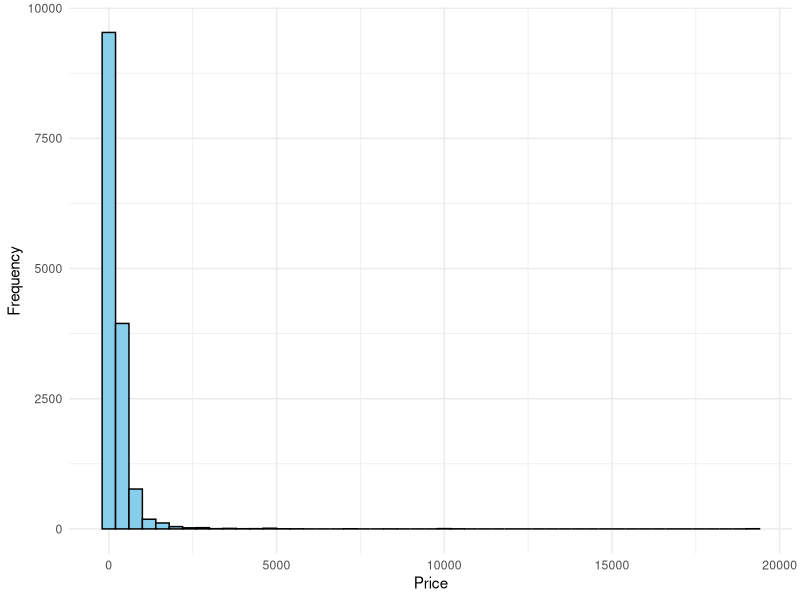
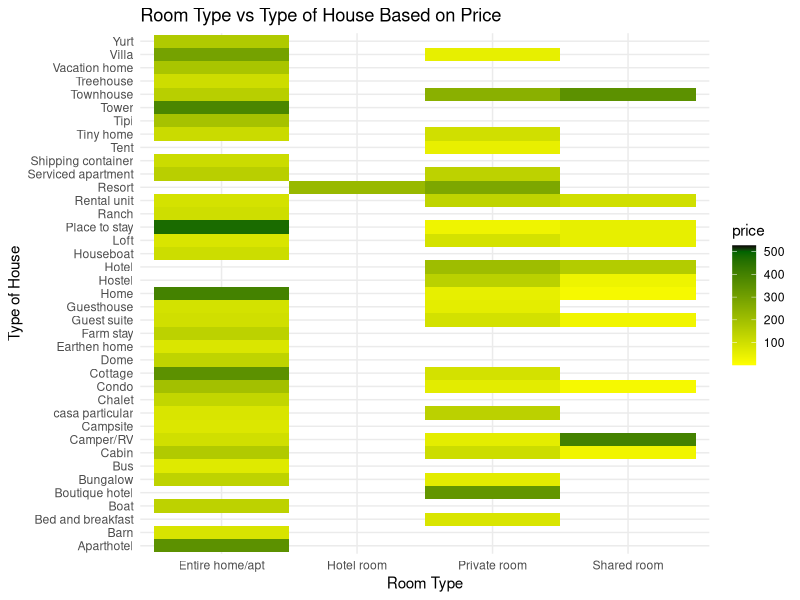
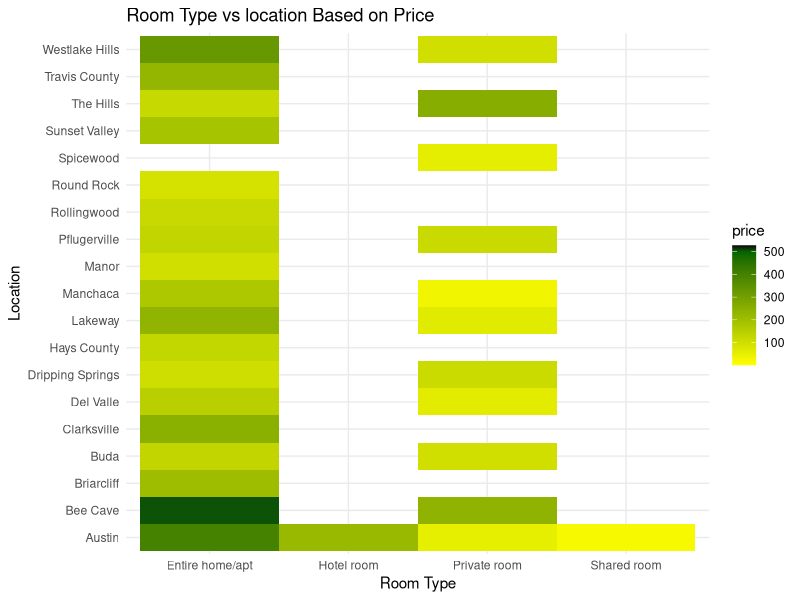
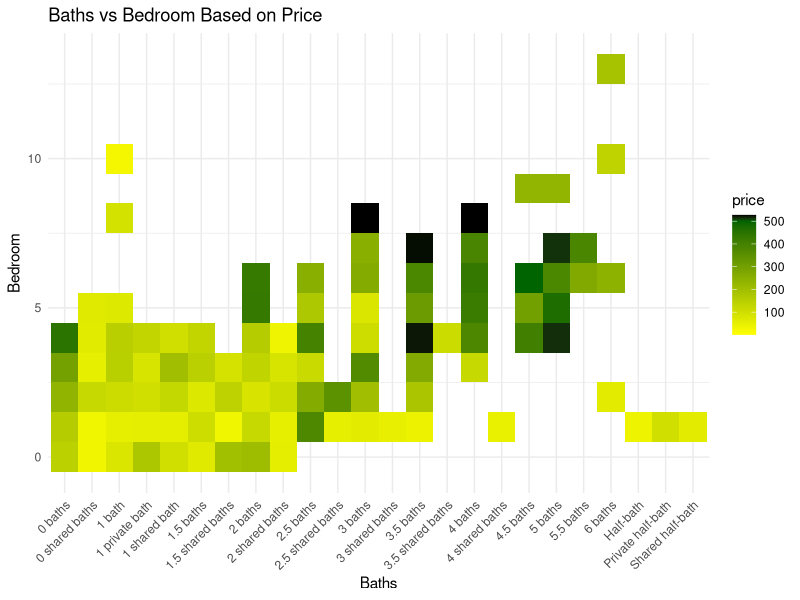
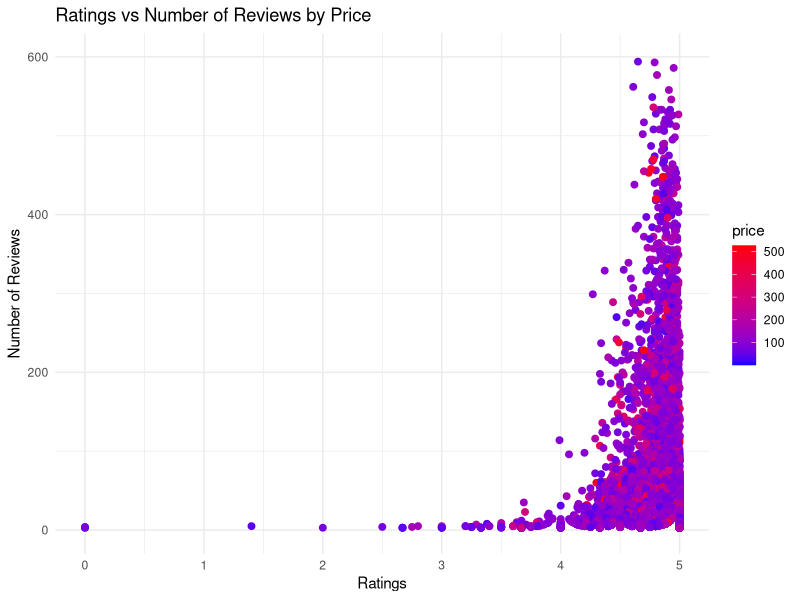
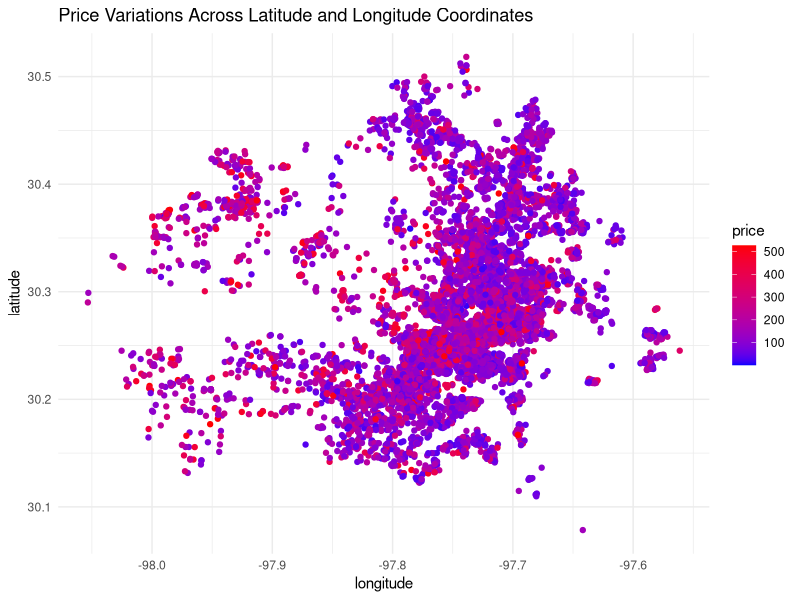
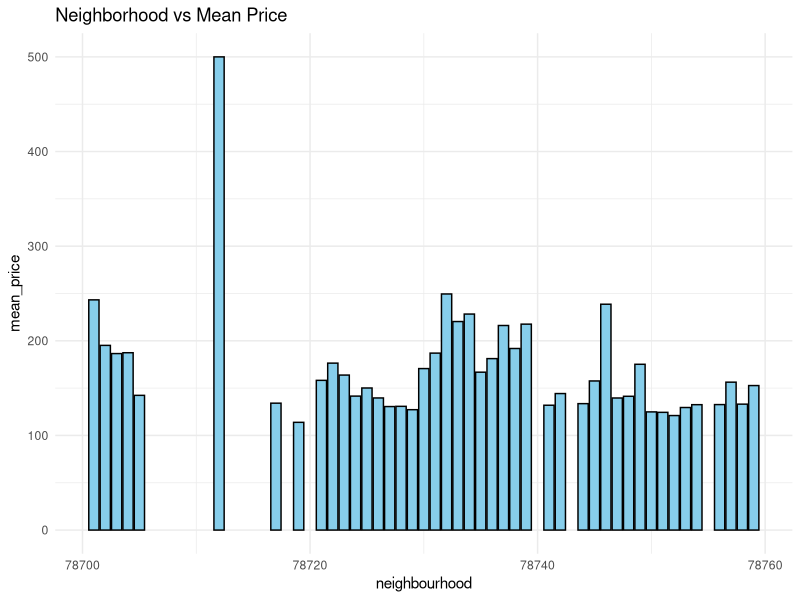

The R source for these figures, in order:
## ---- chunk 1
library(tidyverse)
library(dplyr)
library(ggplot2)
airbnb <-read_csv("listings.csv")
head(airbnb)
str(airbnb)
## ---- chunk 2
airbnb_2 <- subset(airbnb,select= -c(neighbourhood_group,license))
str(airbnb_2)
## ---- chunk 3
# Define a function to insert ★ after the first period (.) in a string
# For data analysis, we need tidy data set. Each listing doesn't have ratings, so adding a dummy ratings value for analysis purpose.

add_star_if_needed <- function(x) {
  if (!grepl(" · ★", x)) {
    x <- sub(" · ", " · ★ 0 · ", x)
  }
  return(x)
}
## ---- chunk 4
# Apply the function to the entire "name" column
airbnb_2$name <- lapply(airbnb_2$name, add_star_if_needed)
## ---- chunk 5
airbnb_2 <- airbnb_2 |>
  separate(name, into = c("Type of House", "Ratings", "Bedroom", "Beds", "Baths"), sep = " · ")
airbnb_2
## ---- chunk 6
airbnb_2 <- airbnb_2 |>
  separate(`Type of House`, into = c("Type of House", "City"), sep = " in ")
airbnb_2
## ---- chunk 7
# Remove the star character from 'Ratings'
airbnb_2$Ratings <- gsub("★", "", airbnb_2$Ratings)
airbnb_2
## ---- chunk 8
#0 meant no ratings to the house, for analysis purpose rather than keeping it 0 which can be possible rating, gave the value 10.

#Ratings are out of 5. So any but (0 to 5 ) value seems reasonable. 

# Replace " 0" with 10 in the Ratings column (no ratings)
airbnb_2$Ratings[airbnb_2$Ratings == " 0"] <- "10"


# Replace "New" with 11 in the Ratings column (new houses)
airbnb_2$Ratings[airbnb_2$Ratings == "New"] <- "11"


# Replace "studio" with 0 in airbnb_2$bedroom (no bedrooms/studio apts)
airbnb_2$Bedroom[airbnb_2$Bedroom == "Studio"] <- "0"

# Remove "bedroom" or "bedrooms" from the "Bedroom" column 
airbnb_2$Bedroom <- gsub(c("bedroom", "bedrooms"), "", airbnb_2$Bedroom)
airbnb_2$Bedroom <- gsub("s", "", airbnb_2$Bedroom)

# Remove "bed" and "beds" from the "Beds" column
airbnb_2$Beds <- gsub(c("bed"), "", airbnb_2$Beds)
airbnb_2$Beds <- gsub(c("s"), "", airbnb_2$Beds)

## ---- chunk 9
sum(is.na(airbnb_2$Baths))
## ---- chunk 10
# Identify columns with NA values
cols_with_na <- colnames(airbnb_2)[colSums(is.na(airbnb_2)) > 0]
cols_with_na
## ---- chunk 11
# Total NA cases
sum(is.na(airbnb_2$Beds))
sum(is.na(airbnb_2$Baths))
sum(is.na(airbnb_2$reviews_per_month))
## ---- chunk 12
# Drop rows with NA values in "beds" and "bathrooms" columns
airbnb_2 <- airbnb_2[complete.cases(airbnb_2[, c("Beds", "Baths")]), ]
## ---- chunk 13
# Total NA cases
sum(is.na(airbnb_2$Beds))
sum(is.na(airbnb_2$Baths))
sum(is.na(airbnb_2$reviews_per_month))
## ---- chunk 14
# Check min and max values
summary(airbnb_2$reviews_per_month)
str(airbnb_2$reviews_per_month)
## ---- chunk 15
# Replace NA which means no reviews with 100
airbnb_2$reviews_per_month[is.na(airbnb_2$reviews_per_month)] <- 100

## ---- chunk 16
str(airbnb_2)
## ---- chunk 17
columns_to_convert_factor <- c("Type of House", "City", "Baths", "room_type")

columns_to_convert_num <- c("Ratings", "Bedroom", "Beds")

# Convert the specified columns to factors using lapply
airbnb_2[columns_to_convert_factor] <- lapply(airbnb_2[columns_to_convert_factor], factor)


# Convert the specified columns to num using lapply
airbnb_2[columns_to_convert_num] <- lapply(airbnb_2[columns_to_convert_num], as.numeric)

## ---- chunk 18
levels(airbnb_2$City)
## ---- chunk 19

airbnb_2$City <- as.character(airbnb_2$City)
airbnb_2$City <- gsub("austin", "Austin", airbnb_2$City)
airbnb_2$City <- gsub("Austin ", "Austin", airbnb_2$City)
airbnb_2$City <- gsub("Austin Texas", "Austin", airbnb_2$City)
airbnb_2$City <- gsub("East Austin", "Austin", airbnb_2$City)

## ---- chunk 20
airbnb_2$City <- as.factor(airbnb_2$City)
levels(airbnb_2$City )
## ---- chunk 21
airbnb_2$City <- as.character(airbnb_2$City)
airbnb_2$City <- gsub("AustinTexas", "Austin", airbnb_2$City)
airbnb_2$City <- gsub("West Lake Hills", "Westlake Hills", airbnb_2$City)
airbnb_2$City <- gsub("Westlake Hills, Austin", "Westlake Hills", airbnb_2$City)
airbnb_2$City <- gsub("Texas", "Westlake Hills", airbnb_2$City)

## ---- chunk 22
airbnb_2$City <- as.factor(airbnb_2$City)
levels(airbnb_2$City )
## ---- chunk 23
table(airbnb_2$City)

## ---- chunk 24
table(airbnb_2$`Type of House`)
## ---- chunk 25
table(airbnb_2$Baths)
## ---- chunk 26
table(airbnb_2$room_type)
## ---- chunk 27
# Convert the character dates to Date objects
airbnb_2$last_review <- as.Date(airbnb_2$last_review, format = "%Y-%m-%d")
## ---- chunk 28
str(airbnb_2)
airbnb_2
## ---- chunk 29
#Univariate Analysis: Examining each variable individually.
# Checking for Outliers in price

#install.packages("gridExtra")
library(gridExtra)


  ggplot(data = airbnb_2, aes(x = price)) +
  geom_histogram(binwidth = 400, fill = "skyblue", color = "black") +
  labs(x = "Price", y = "Frequency") +
  theme_minimal()

## ---- chunk 30
# Removing the Outliers in the price
# Calculate the IQR for the 'price' variable

Q1 <- quantile(airbnb_2$price, 0.25)
Q3 <- quantile(airbnb_2$price, 0.75)
IQR <- Q3 - Q1

# Define the lower and upper bounds for identifying outliers
lower_bound <- Q1 - 1.5 * IQR
upper_bound <- Q3 + 1.5 * IQR

# Identify outliers
outliers <- airbnb_2$price < lower_bound | airbnb_2$price > upper_bound

# Create a new dataset without outliers
airbnb_no_outliers <- airbnb_2[!outliers, ]

# Check the dimensions of the new dataset
dim(airbnb_no_outliers)
## ---- chunk 31
# Summary Statistics:
summary(airbnb_no_outliers)
## ---- chunk 32
# Number of Airbnb properties under each host_id's.

filtered <- airbnb_no_outliers%>%
  group_by(`host_id`) %>%
  summarize(count = n()) %>%
  arrange(desc(count))
filtered
## ---- chunk 33
# Ratings given to Airbnb based on days of the week. 

# Using the mutate function to add the day of the week column to dataset
airbnb_no_outliers <- airbnb_no_outliers %>% 
  mutate(day_of_week = weekdays(airbnb_no_outliers$last_review))

# ratings count by day of the week
result <- airbnb_no_outliers %>%
  group_by(day_of_week) %>%
  summarise(count = n()) %>%
  arrange(desc(count))

result
## ---- chunk 34
# Top rated Hosts
ratings_value <- subset(airbnb_no_outliers,select= c(host_name, Ratings, City,`Type of House`,number_of_reviews_ltm ))

ratings_values_true <- ratings_value %>%
  filter(Ratings >= 0 & Ratings <= 5 & !(Ratings %in% c(10, 11))) %>%
  arrange(desc(Ratings))
ratings_values_true

# filtering out hosts with ratings 5/5
count_of_hosts_with_rating_5 <- ratings_values_true %>%
  filter(Ratings == 5) %>%
  summarise(count = n())

count_of_hosts_with_rating_5

## ---- chunk 35
# Most popular type of house
popular_types <- ratings_values_true %>%
                       group_by(`Type of House`) %>%
                             summarise(count = n()) %>%
                                  arrange(desc(count))
popular_types
## ---- chunk 36
# Price based on Room Type vs Type of House

ggplot(airbnb_no_outliers, aes(x = room_type, y = `Type of House`, fill = price)) +
  geom_tile() +
  labs(title = "Room Type vs Type of House Based on Price") +
  xlab("Room Type") +
  ylab("Type of House") +
  scale_fill_gradientn(colors = c("yellow", "darkgreen", "black"), values = scales::rescale(c(0, 500, max(airbnb_no_outliers$price)))) +
  theme_minimal()

## ---- chunk 37
# Price based on Room Type vs Location

ggplot(airbnb_no_outliers, aes(x = room_type, y = City, fill = price)) +
  geom_tile() +
  labs(title = "Room Type vs location Based on Price") +
  xlab("Room Type") +
  ylab("Location") +
  scale_fill_gradientn(colors = c("yellow", "darkgreen", "black"), values = scales::rescale(c(0, 500, max(airbnb_no_outliers$price)))) +
  theme_minimal()

## ---- chunk 38
# Price based on Baths vs Bedrooms

ggplot(airbnb_no_outliers, aes(x = Baths, y = Bedroom, fill = price)) +
  geom_tile() +
  labs(title = "Baths vs Bedroom Based on Price") +
  xlab("Baths") +
  ylab("Bedroom") +
  scale_fill_gradientn(colors = c("yellow", "darkgreen", "black"), values = scales::rescale(c(0, 500, max(airbnb_no_outliers$price)))) +
  theme_minimal() +
  theme(axis.text.x = element_text(angle = 45, hjust = 1))
## ---- chunk 39
# Price based on Ratings vs Number of Reviews

ggplot(airbnb_no_outliers, aes(x = Ratings, y = number_of_reviews, color = price)) +
  geom_point(size = 2) +
  labs(title = "Ratings vs Number of Reviews by Price") +
  xlab("Ratings") +
  ylab("Number of Reviews") +
  theme_minimal() +
  scale_color_gradient(low = "blue", high = "red") +
  xlim(0, 5) +
  ylim(0, 600)


## ---- chunk 40
# Price based on longitude vs latitude 

ggplot(airbnb_no_outliers, aes(x = longitude, y = latitude, color = price)) +
  geom_point() +
  labs(title = "Price Variations Across Latitude and Longitude Coordinates") +
  scale_color_gradient(low = "blue", high = "red") +
  theme_minimal()


## ---- chunk 41
# Neighborhood vs Mean Price
airbnb_no_outliers_summary <- airbnb_no_outliers %>%
  group_by(neighbourhood) %>%
  summarize(mean_price = mean(price),number_of_listings = n())

ggplot(airbnb_no_outliers_summary, aes(x = neighbourhood, y = mean_price)) +
  geom_bar(stat = "identity", fill = "skyblue", color = "black") +
  labs(title = "Neighborhood vs Mean Price") +
  theme(axis.text.x = element_text(angle = 45, hjust = 1)) +
  theme_minimal()


# Sort the summary data by mean price in descending order
sorted_summary <- airbnb_no_outliers_summary[order(airbnb_no_outliers_summary$mean_price, decreasing = TRUE), ]

# Extract the neighborhood with the highest mean price
highest_mean_price_neighborhood <- sorted_summary$neighbourhood[1]
highest_mean_price <- sorted_summary$mean_price[1]

# Extract the neighborhood with the lowest mean price
lowest_mean_price_neighborhood <- sorted_summary$neighbourhood[nrow(sorted_summary)]
lowest_mean_price <- sorted_summary$mean_price[nrow(sorted_summary)]

cat("Neighborhood with the highest mean price:", highest_mean_price_neighborhood, "($", highest_mean_price, ")\n")
cat("Neighborhood with the lowest mean price:", lowest_mean_price_neighborhood, "($", lowest_mean_price, ")\n")

